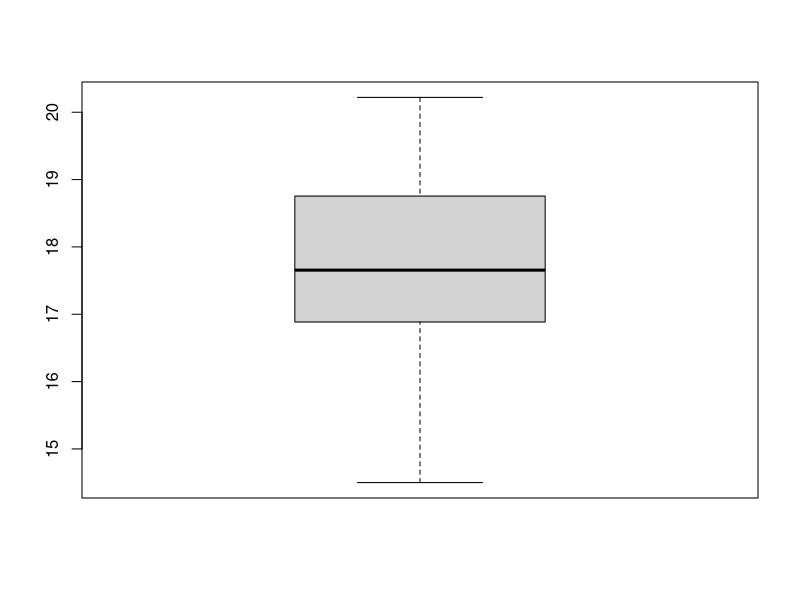
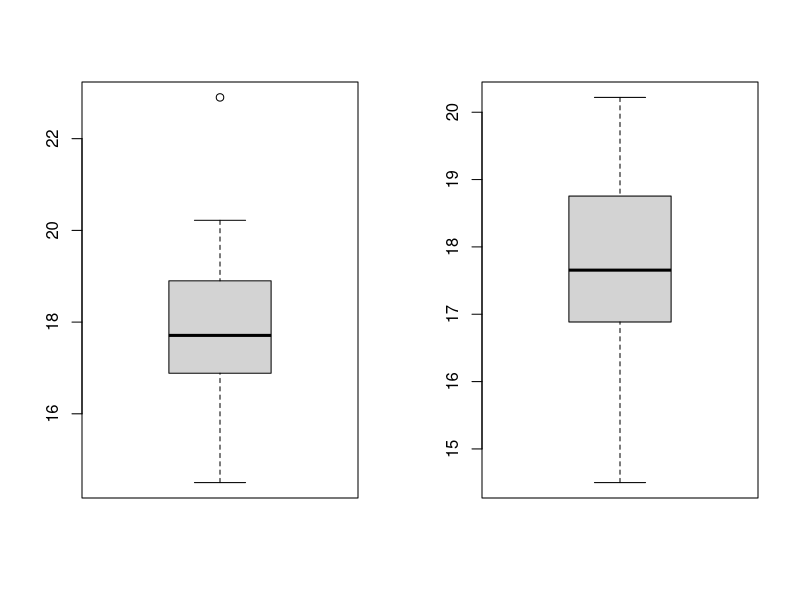

The R source for these figures, in order:
#Funciones
library(ggplot2)

outliersReplace <- function(data, lowLimit, highLimit){
  data[data < lowLimit] <- mean(data)
  data[data > highLimit] <- median(data)
  data     #devolvemos el dato       
}

mtcars2<-outliersReplace(mtcars$qsec,14.5,22)

data("mtcars")
mtcars2
summary(mtcars2)
quantile(mtcars2)
         
boxplot(mtcars2)
par(mfrow = c(1, 2))
boxplot(mtcars$qsec)
boxplot(mtcars2)
